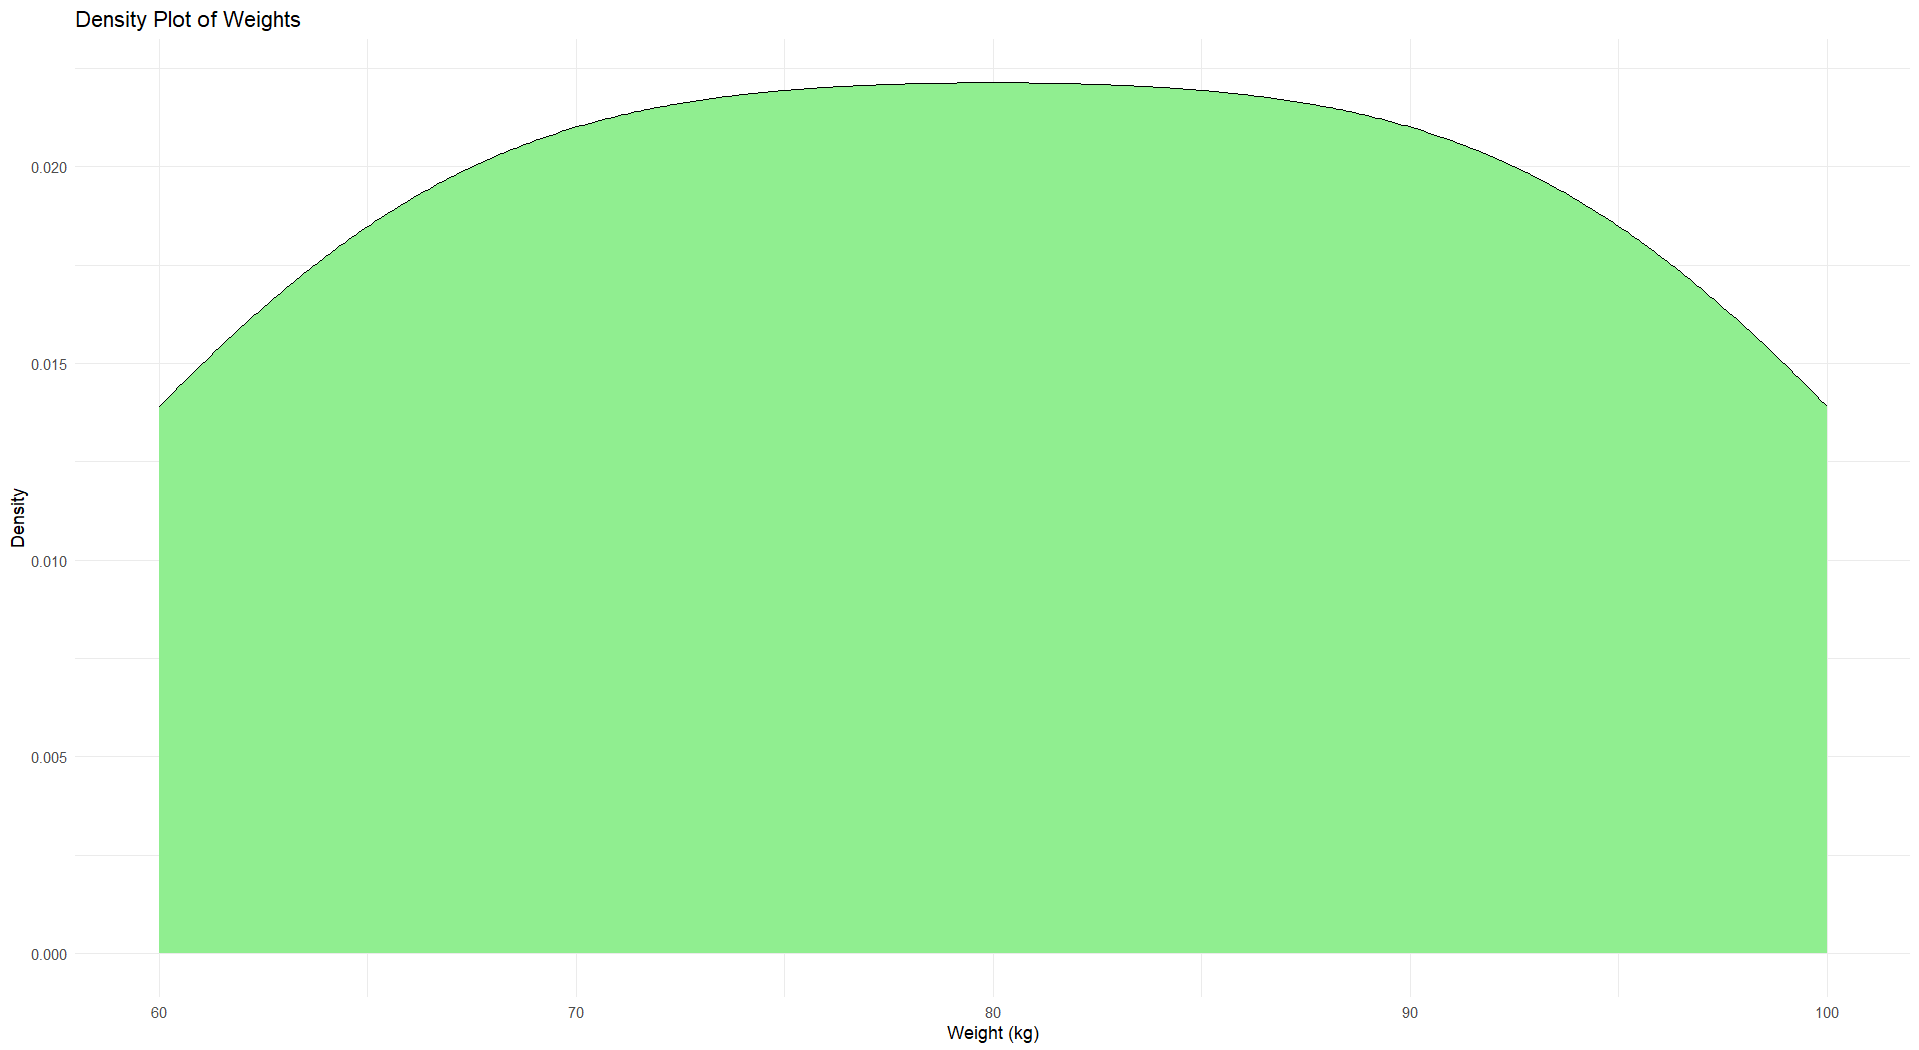

Here is the R script that generated this plot:
weights_data <- data.frame(
  Weight = c(60, 65, 70, 75, 80, 85, 90, 95, 100)
)
ggplot(weights_data, aes(x = Weight)) +
  geom_density(fill = "lightgreen") +
  labs(title = "Density Plot of Weights",
       x = "Weight (kg)",
       y = "Density") +
  theme_minimal()
